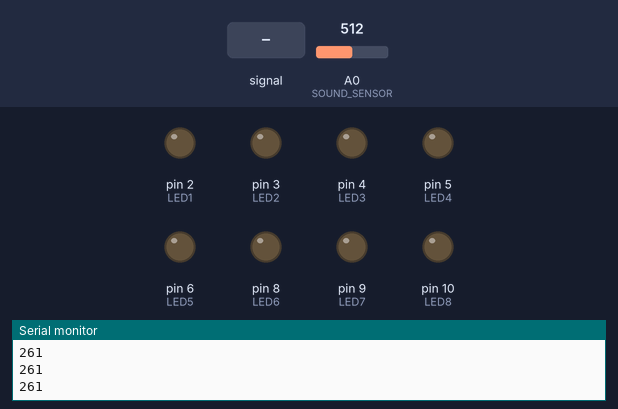
The sketch below on a simulated Arduino Uno, built with avr-gcc and run on an emulated ATmega328P. Shown: output pins drawn as LEDs (lit = HIGH), the last lines printed to the serial monitor. Dashed ring = blinking. The inputs (shaded band) are chosen by the test bench; at power-on: A0 (SOUND_SENSOR) = 512.

Above: at 1.2 s.
1.3 s: A0 (SOUND_SENSOR) fed a 200 Hz sine of ±255 counts around its level
At 3.2 s:
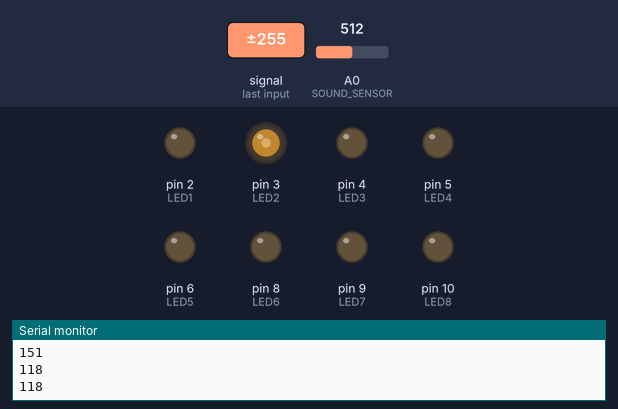
4.3 s: A0 (SOUND_SENSOR) set to 170
At 5.8 s:
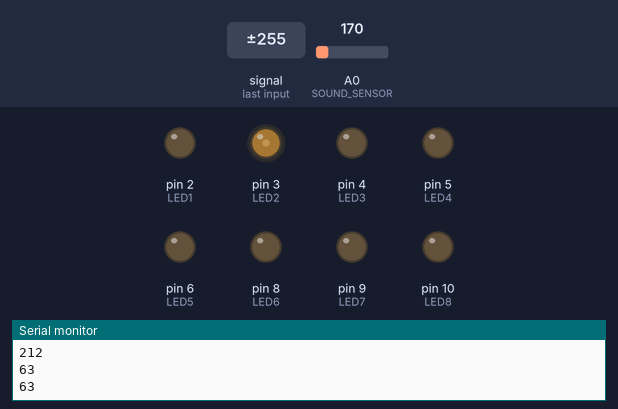
6.1 s: A0 (SOUND_SENSOR) set to 306
At 7.6 s:
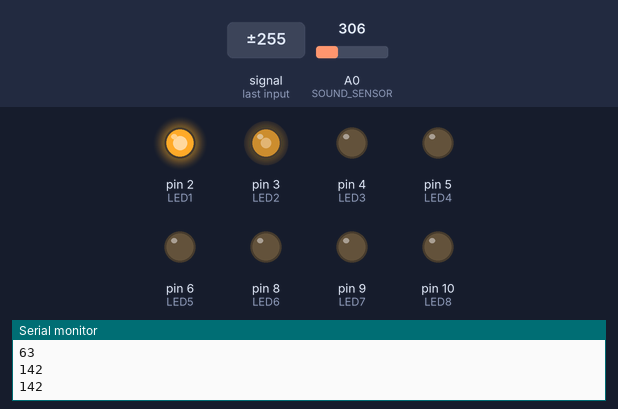
8.2 s: A0 (SOUND_SENSOR) fed a 1000 Hz sine of ±255 counts around its level
At 9.55 s:
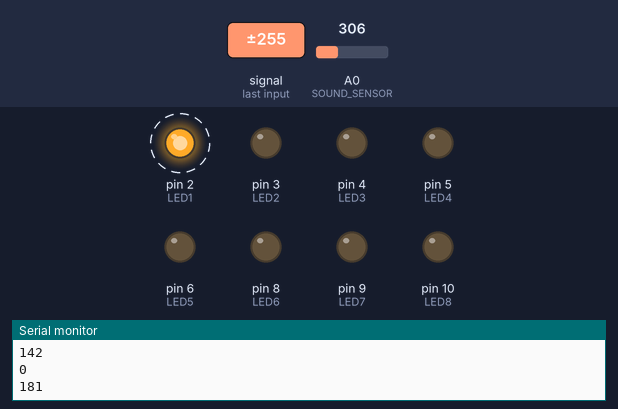
11.2 s: A0 (SOUND_SENSOR) set to 511
At 11.2 s:
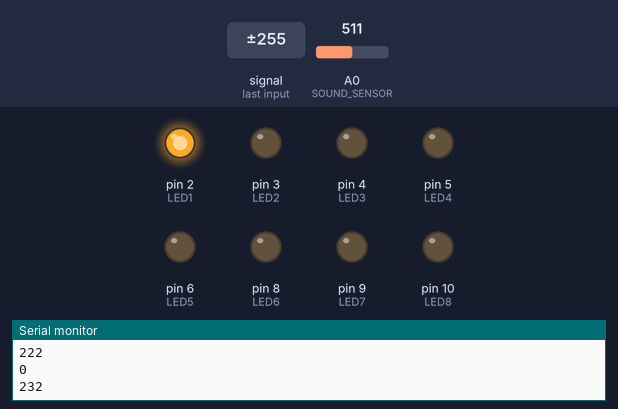
12.7 s: A0 (SOUND_SENSOR) set to 436
14.3 s: A0 (SOUND_SENSOR) set to 415
At 15.1 s:
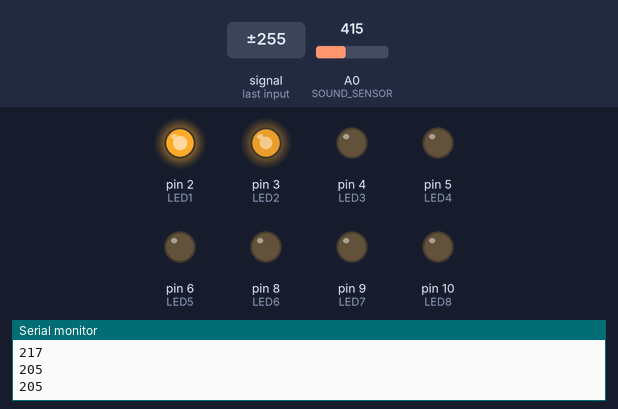
Timing chart, 0 to 17.1 s (numbered marks = the images above; inputs shaded):
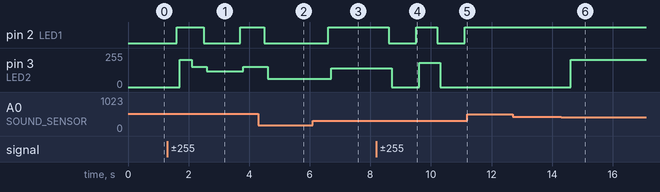

The sketch:

sound_sensor4.ino
```cpp
const int SOUND_SENSOR = A0;
const int LED1 = 2;
const int LED2 = 3;
const int LED3 = 4;
const int LED4= 5;
const int LED5= 6;
const int LED6 = 8;
const int LED7 = 9;
const int LED8 = 10;


void setup()
{
  Serial.begin(9600);
  pinMode(SOUND_SENSOR, INPUT);
  pinMode(LED1, OUTPUT);
  pinMode(LED2, OUTPUT);
  pinMode(LED3, OUTPUT);
  pinMode(LED4, OUTPUT);
  pinMode(LED5, OUTPUT);
  pinMode(LED6, OUTPUT);
  pinMode(LED7, OUTPUT);
  pinMode(LED8, OUTPUT);
}
void loop()
{
  int level = analogRead(SOUND_SENSOR);
  level = level * 2;
  int value = map(level, 120,1000,0,255);

  delay(200);

  if (value < 20)
  {
    value = 0;
  }
  Serial.println(value);


  if (value < 240 )
  {
    analogWrite(LED1,value);
    delay(100);

    if (value < 210)
    {
      analogWrite(LED2,value);
      delay(100);

      if (value < 180)
      {
        analogWrite(LED1,value);
        delay(100);

        if (value < 120)
        {
          analogWrite(LED1,value);
          delay(100);

          if (value < 90)
          {
            analogWrite(LED1,value);
            delay(100);

            if (value< 60)
            {
              analogWrite(LED1,value);
              delay(100);

              if (value < 30)
              {
                analogWrite(LED1,value);
                delay(100);
              }
              else
              {

              }
            }
          }
        }
      }
    }

  }
}
```

Measured:
- the behaviour switches between 423 and 422 on A0 (SOUND_SENSOR) (found by bisection; images 5 and 6)
- after the input at 1.3 s, pin 2 (LED1): LOW → HIGH after 0.30 s, → LOW 0.90 s later, → HIGH 1.2 s later; pin 3 (LED2): 0/255 → 206/255 after 0.40 s, → 151/255 0.40 s later, → 118/255 0.50 s later, → 153/255 1.2 s later
- after the input at 4.3 s, pin 2 (LED1): HIGH → LOW after 0.21 s; pin 3 (LED2): 153/255 → 63/255 after 0.31 s
- after the input at 6.1 s, pin 2 (LED1): LOW → HIGH after 0.51 s; pin 3 (LED2): 63/255 → 142/255 after 0.61 s
- after the input at 8.2 s, pin 2 (LED1): alternates HIGH for 0.70 s and LOW for 0.90 s, starting after 0.41 s; pin 3 (LED2): 142/255 → 0/255 after 0.51 s, → 181/255 0.90 s later, → 0/255 0.70 s later
- after the input at 11.2 s, pin 2 (LED1): stays HIGH (without the input it goes to LOW after 0.71 s); pin 3 (LED2): stays 0/255 (without the input it goes to 181/255 after 0.31 s)
- after the input at 14.3 s, pin 3 (LED2): 0/255 → 205/255 after 0.31 s
